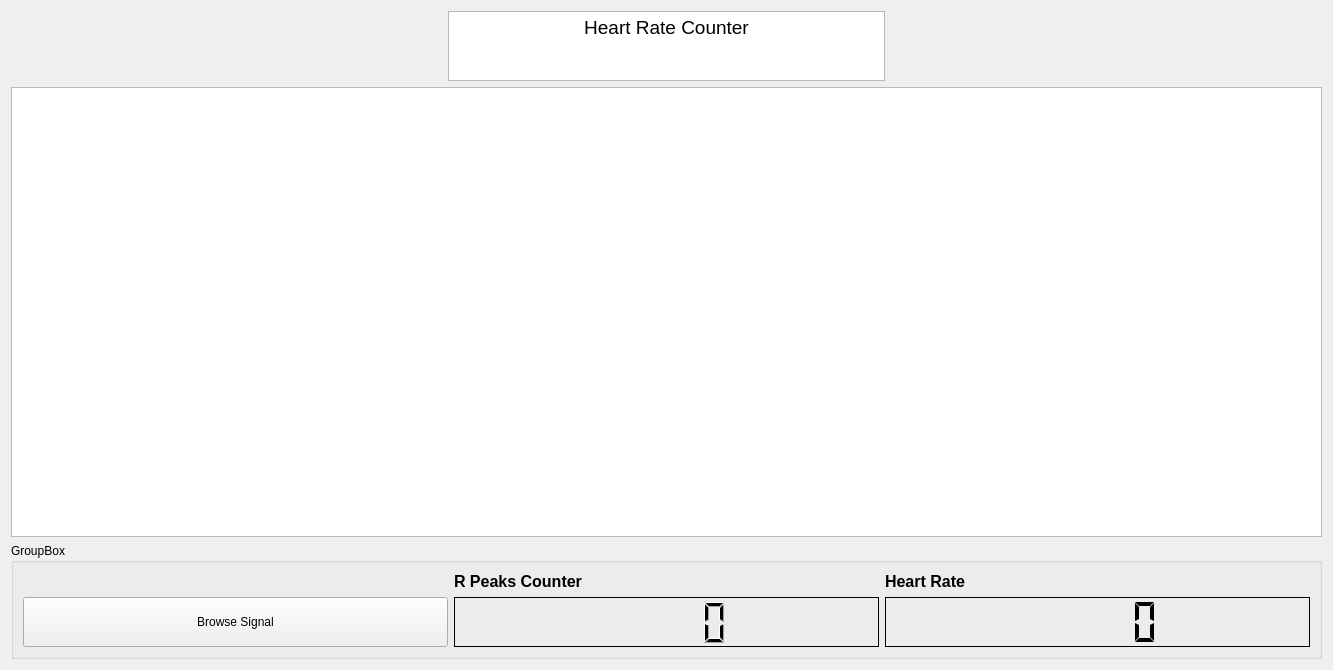
<?xml version="1.0" encoding="UTF-8"?>
<ui version="4.0">
 <class>Form</class>
 <widget class="QWidget" name="Form">
  <property name="geometry">
   <rect>
    <x>0</x>
    <y>0</y>
    <width>1333</width>
    <height>663</height>
   </rect>
  </property>
  <property name="windowTitle">
   <string>Form</string>
  </property>
  <layout class="QVBoxLayout" name="verticalLayout_2">
   <item>
    <layout class="QVBoxLayout" name="verticalLayout">
     <item>
      <layout class="QHBoxLayout" name="horizontalLayout">
       <item>
        <spacer name="horizontalSpacer">
         <property name="orientation">
          <enum>Qt::Horizontal</enum>
         </property>
         <property name="sizeHint" stdset="0">
          <size>
           <width>40</width>
           <height>20</height>
          </size>
         </property>
        </spacer>
       </item>
       <item>
        <widget class="QTextBrowser" name="textBrowser">
         <property name="minimumSize">
          <size>
           <width>0</width>
           <height>0</height>
          </size>
         </property>
         <property name="maximumSize">
          <size>
           <width>16777215</width>
           <height>71</height>
          </size>
         </property>
         <property name="html">
          <string>&lt;!DOCTYPE HTML PUBLIC &quot;-//W3C//DTD HTML 4.0//EN&quot; &quot;http://www.w3.org/TR/REC-html40/strict.dtd&quot;&gt;
&lt;html&gt;&lt;head&gt;&lt;meta name=&quot;qrichtext&quot; content=&quot;1&quot; /&gt;&lt;style type=&quot;text/css&quot;&gt;
p, li { white-space: pre-wrap; }
&lt;/style&gt;&lt;/head&gt;&lt;body style=&quot; font-family:'MS Shell Dlg 2'; font-size:8.25pt; font-weight:400; font-style:normal;&quot;&gt;
&lt;p align=&quot;center&quot; style=&quot; margin-top:0px; margin-bottom:0px; margin-left:0px; margin-right:0px; -qt-block-indent:0; text-indent:0px;&quot;&gt;&lt;span style=&quot; font-size:14pt;&quot;&gt;Heart Rate Counter&lt;/span&gt;&lt;/p&gt;&lt;/body&gt;&lt;/html&gt;</string>
         </property>
        </widget>
       </item>
       <item>
        <spacer name="horizontalSpacer_2">
         <property name="orientation">
          <enum>Qt::Horizontal</enum>
         </property>
         <property name="sizeHint" stdset="0">
          <size>
           <width>40</width>
           <height>20</height>
          </size>
         </property>
        </spacer>
       </item>
      </layout>
     </item>
     <item>
      <widget class="PlotWidget" name="graphicsView">
       <property name="minimumSize">
        <size>
         <width>0</width>
         <height>450</height>
        </size>
       </property>
      </widget>
     </item>
     <item>
      <widget class="QGroupBox" name="groupBox">
       <property name="title">
        <string>GroupBox</string>
       </property>
       <layout class="QGridLayout" name="gridLayout">
        <item row="0" column="1">
         <widget class="QLabel" name="label_2">
          <property name="font">
           <font>
            <pointsize>12</pointsize>
            <weight>75</weight>
            <bold>true</bold>
           </font>
          </property>
          <property name="text">
           <string>R Peaks Counter</string>
          </property>
         </widget>
        </item>
        <item row="0" column="2">
         <widget class="QLabel" name="label">
          <property name="font">
           <font>
            <pointsize>12</pointsize>
            <weight>75</weight>
            <bold>true</bold>
           </font>
          </property>
          <property name="text">
           <string>Heart Rate</string>
          </property>
         </widget>
        </item>
        <item row="1" column="0">
         <widget class="QPushButton" name="pushButton">
          <property name="minimumSize">
           <size>
            <width>0</width>
            <height>50</height>
           </size>
          </property>
          <property name="text">
           <string>Browse Signal</string>
          </property>
         </widget>
        </item>
        <item row="1" column="1">
         <widget class="QLCDNumber" name="lcdNumber_2">
          <property name="frameShadow">
           <enum>QFrame::Plain</enum>
          </property>
         </widget>
        </item>
        <item row="1" column="2">
         <widget class="QLCDNumber" name="lcdNumber">
          <property name="minimumSize">
           <size>
            <width>0</width>
            <height>50</height>
           </size>
          </property>
          <property name="frameShape">
           <enum>QFrame::Box</enum>
          </property>
          <property name="frameShadow">
           <enum>QFrame::Plain</enum>
          </property>
          <property name="segmentStyle">
           <enum>QLCDNumber::Flat</enum>
          </property>
         </widget>
        </item>
       </layout>
      </widget>
     </item>
    </layout>
   </item>
  </layout>
 </widget>
 <customwidgets>
  <customwidget>
   <class>PlotWidget</class>
   <extends>QGraphicsView</extends>
   <header location="global">pyqtgraph.h</header>
  </customwidget>
 </customwidgets>
 <resources/>
 <connections/>
</ui>
